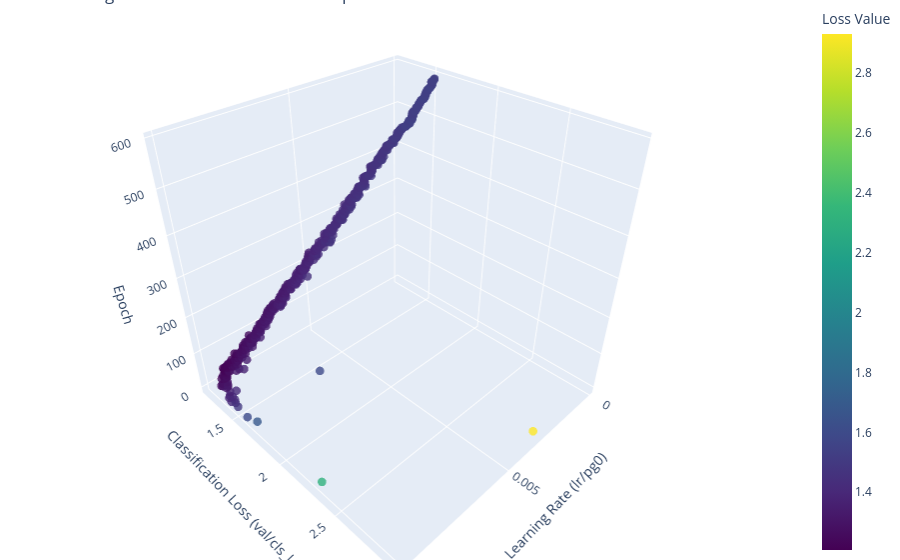

The code cell stored with this chart in its notebook:
### Code cell
graph_LrLoss_3D(df)

### Figure 1 — Plotly figure (JSON) as saved in the notebook; plotly's stock layout.template omitted (floating-point values rounded to 4 significant figures; data arrays with more than 128 entries replaced by an {"elided": "..."} marker saying what was removed)
{"data": [{"marker": {"color": {"elided": "591 float values"}, "colorbar": {"title": {"text": "Loss Value"}}, "colorscale": [[0, "#440154"], [0.1111, "#482878"], [0.2222, "#3e4989"], [0.3333, "#31688e"], [0.4444, "#26828e"], [0.5556, "#1f9e89"], [0.6667, "#35b779"], [0.7778, "#6ece58"], [0.8889, "#b5de2b"], [1, "#fde725"]], "opacity": 0.8, "size": 5}, "mode": "markers", "type": "scatter3d", "x": {"elided": "591 float values"}, "y": {"elided": "591 float values"}, "z": {"elided": "591 int values"}}], "layout": {"margin": {"b": 0, "l": 0, "r": 0, "t": 0}, "scene": {"xaxis": {"title": {"text": "Learning Rate (lr/pg0)"}}, "yaxis": {"title": {"text": "Classification Loss (val/cls_loss)"}}, "zaxis": {"title": {"text": "Epoch"}}}, "title": {"text": "Learning Rate vs. Validation Loss vs. Epoch"}}}
